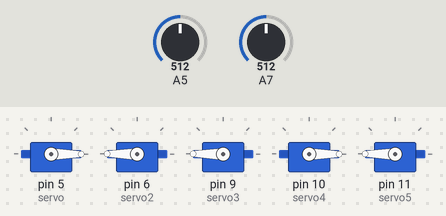
A sketch run on a simulated Arduino Nano, built with avr-gcc and run on an emulated ATmega328P. Parts: 5 × servo. The inputs (shaded band) are chosen by the test bench; at power-on: A5 = 512, A7 = 512.

Above: at 2.2 s.
2.3 s: A5 set to 716
At 2.6 s:
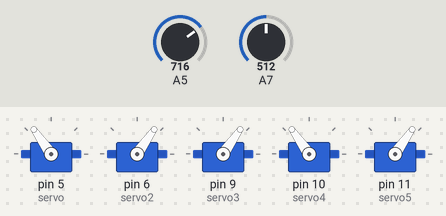
3.8 s: A5 set to 900
At 5.0 s:
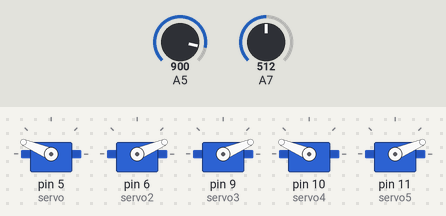
5.3 s: A5 set to 1010
At 6.1 s:
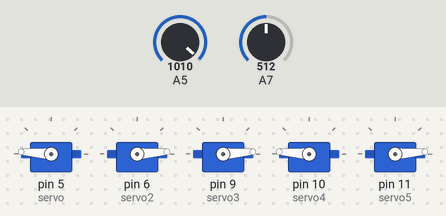
6.8 s: A5 set to 511
At 7.3 s:
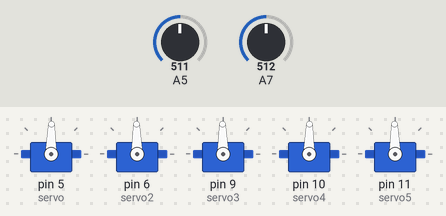
8.3 s: A5 set to 306
At 9.6 s:
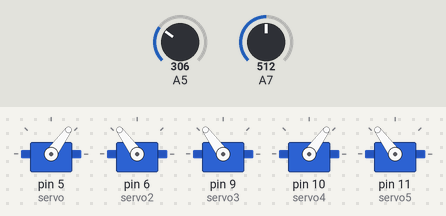
Timing chart, 0 to 10.8 s (numbered marks = the images above; inputs shaded):
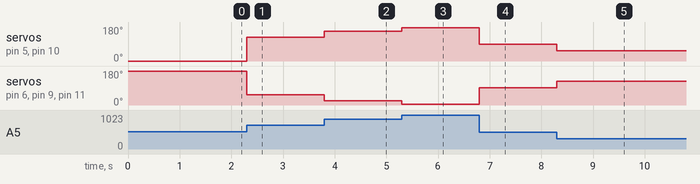

The sketch:

NonCurrentSensorArduino.ino
```cpp
#include <Servo.h>


Servo servo, servo2, servo3, servo4, servo5;

long real_servo_position;
long desired_servo_position;
long previous_desired_servo_position;


long sensor1=0, sensor2=0;

long zero = 572;

long samples_per_second = 10;
long previous_current_reading;


long counter_current_sensor_1 = 0;
long counter_current_sensor_2 = 0;

long total_current_sensor_1 = 0;
long total_current_sensor_2 = 0;


void setup() {
  Serial.begin(9600);

  servo.attach(5);
  servo2.attach(6);
  servo3.attach(9);
  servo4.attach(10);
  servo5.attach(11);

  pinMode(2, INPUT);

  readPotentiometer();
  updateServos();

  delay(1000);

  previous_current_reading = millis();

}


void readPotentiometer(){
  desired_servo_position = map(analogRead(A5), 0, 1023, 1, 179);
}

void updateServos(){
  servo.write(real_servo_position);
  servo2.write(180-real_servo_position);
  servo3.write(180-real_servo_position);
  servo4.write(real_servo_position);
  servo5.write(180-real_servo_position);
  previous_desired_servo_position = desired_servo_position;
}


void loop() {

  // adjust the zero threshhold nothing big
  /*if(digitalRead(2)==HIGH){
    int minimum = analogRead(A7);
    int minimum2 = analogRead(A6);
    if(minimum < minimum2)
      zero = minimum;
    else
      zero = minimum2;
  }*/

  // update current-consumption readings
  if(millis() - previous_current_reading >= 1000/samples_per_second){
    previous_current_reading = millis();
    sensor1 = total_current_sensor_1;
    total_current_sensor_1 = 0;
    counter_current_sensor_1 = 0;

    //Serial.println("current: " + String(zero-sensor1));

      /*
      // impedance control
      if(zero-sensor1>50){
        real_servo_position += 3;
        if(real_servo_position > 179)
          real_servo_position = 179;
        else {
          updateServos();
          delay(500);
          previous_current_reading = millis();
        }
      } else{
        real_servo_position -= 3;
        if(real_servo_position < desired_servo_position) // because servos closing is proportional to potentiometer value reducing
          real_servo_position = desired_servo_position;
        else {
          updateServos();
          delay(500);
          previous_current_reading = millis();
        }
      }
      */

  } else {
    // keep averaging sensor values until we reach the time for next sample
    total_current_sensor_1 = ( analogRead(A7) + counter_current_sensor_1 * total_current_sensor_1) / (counter_current_sensor_1 + 1);
    counter_current_sensor_1 += 1;
  }


  // update servos according to potentiometer
  readPotentiometer();
  if(abs(desired_servo_position-previous_desired_servo_position) >= 4){
    real_servo_position = desired_servo_position;
    updateServos();
    previous_current_reading = millis();
  }

}
```

Measured:
- after the input at 2.3 s, servo on pin 5 (servo), servo on pin 10 (servo4): 0° → 125° at once; servo on pin 6 (servo2), servo on pin 9 (servo3), servo on pin 11 (servo5): 180° → 55° at once
- after the input at 3.8 s, servo on pin 5 (servo), servo on pin 10 (servo4): 125° → 157° at once; servo on pin 6 (servo2), servo on pin 9 (servo3), servo on pin 11 (servo5): 55° → 23° at once
- after the input at 5.3 s, servo on pin 5 (servo), servo on pin 10 (servo4): 157° → 176° at once; servo on pin 6 (servo2), servo on pin 9 (servo3), servo on pin 11 (servo5): 23° → 4° at once
- after the input at 6.8 s, servo on pin 5 (servo), servo on pin 10 (servo4): 176° → 89° at once; servo on pin 6 (servo2), servo on pin 9 (servo3), servo on pin 11 (servo5): 4° → 91° at once
- after the input at 8.3 s, servo on pin 5 (servo), servo on pin 10 (servo4): 89° → 54° at once; servo on pin 6 (servo2), servo on pin 9 (servo3), servo on pin 11 (servo5): 91° → 126° at once
